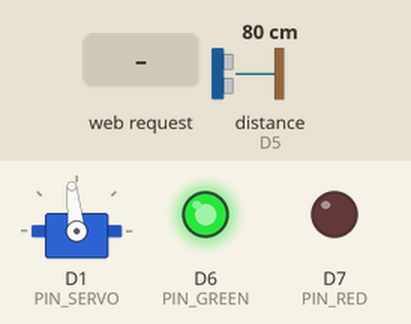
Recording of a sketch running on a simulated ESP8266 (Wemos D1 mini). Parts: servo, output pins drawn as LEDs (lit = HIGH). Wiring (inferred from the names in the program): ultrasonic range finder: trigger D2; echo D5. Inputs (shaded band) come from the test bench; at power-on: distance to the obstacle (sensor on D5) 80 cm. The echo pulse lasts 58.3 µs per cm; random numbers use the default seed unless the sketch sets one; pins used as bus, display or sensor lines are not drawn; what the sketch prints to the serial monitor is not drawn.

Above: at 2.1 s.
2.2 s: HTTP request GET /speed?v=1 received
At 3.3 s:
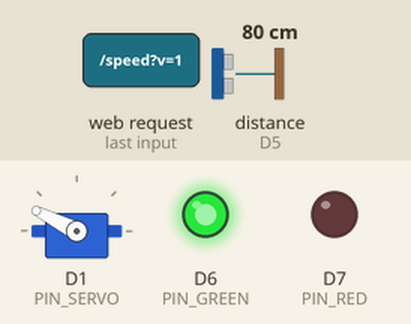
5.2 s: distance to the obstacle (sensor on D5) set to 2 cm
At 6.3 s:
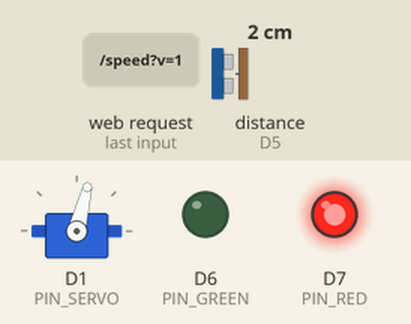
8.2 s: HTTP request GET /speed received
At 9.2 s:
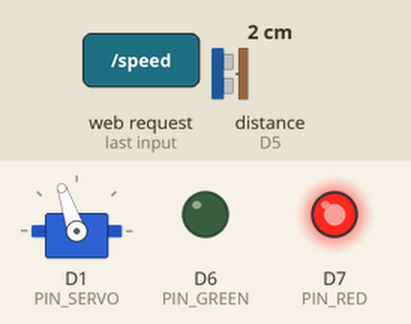
11.2 s: distance to the obstacle (sensor on D5) set to 250 cm
At 12.3 s:
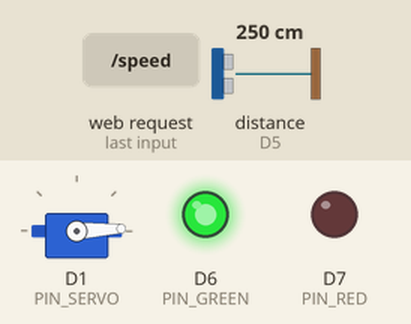
14.2 s: distance to the obstacle (sensor on D5) set to 60 cm
17.2 s: HTTP request GET /scan received
Timing chart, 0 to 19.7 s (numbered marks = the images above; inputs shaded):
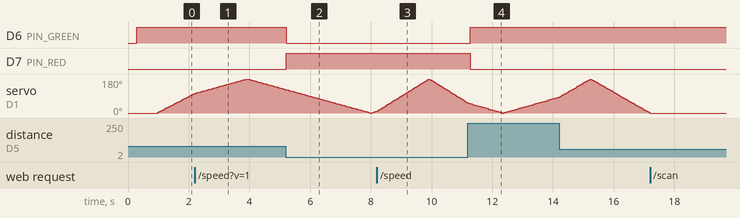

The sketch:

ARGUS.ino
```cpp
/* ═══════════════════════════════════════════════════════════════
   ARGUS — PERIMETER AWARENESS ARRAY  (with Serial Telemetry)
   Board : ESP8266 MOD (D1 mini) · HC-SR04 · SG90
   AP    : ATL-RADAR  →  http://192.168.4.1
   Files : ARGUS.ino (this) + page.h (dashboard)
   ═══════════════════════════════════════════════════════════════ */

#include <ESP8266WiFi.h>
#include <ESP8266WebServer.h>
#include <Servo.h>
#include "page.h"

/* ── PIN MAP ─────────────────────────────────────────────── */
#define PIN_SERVO   5      // D1  → SG90 signal (orange)
#define PIN_TRIG    4      // D2  → HC-SR04 Trig
#define PIN_ECHO   14      // D5  → HC-SR04 Echo (via 1k/2k divider!)
#define PIN_GREEN  12      // D6  → Green LED
#define PIN_RED    13      // D7  → Red LED

/* ── ACCESS POINT ────────────────────────────────────────── */
const char* AP_SSID = "ATL-RADAR";
const char* AP_PASS = "argus2024";

/* ── RADAR CONFIG ────────────────────────────────────────── */
#define MAX_RANGE_CM     50
#define ALERT_CM         20
#define SWEEP_MIN         0
#define SWEEP_MAX       180
#define PING_TIMEOUT_US  30000UL

/* ── SERIAL TELEMETRY OPTIONS ────────────────────────────── */
#define SERIAL_VERBOSE      1     // 1 = print every sweep step, 0 = off
#define SERIAL_STATS_EVERY  4     // print a stats line every N full sweeps

/* ── STATE ───────────────────────────────────────────────── */
ESP8266WebServer server(80);
Servo sweepServo;

int  g_angle        = 0;
int  g_dir          = 1;
bool g_scanRunning  = true;
int  g_distance     = MAX_RANGE_CM;
bool g_detected     = false;

int  g_tickMs       = 30;    // sweep tick interval (adjustable via /speed)
int  g_step         = 3;     // degrees per step  (adjustable via /speed)
int  g_speedLevel   = 2;     // 1=Slow, 2=Medium, 3=Fast

unsigned long g_lastSweep = 0;

/* ── TELEMETRY COUNTERS ──────────────────────────────────── */
unsigned long g_stepCount     = 0;   // total sweep steps since boot
unsigned long g_hitCount      = 0;   // total target detections
unsigned long g_alertCount    = 0;   // total alerts (<= ALERT_CM)
unsigned long g_sweepCount    = 0;   // total full sweeps (0→180→0)
int           g_minSeen       = 999; // smallest distance seen
bool          g_lastDir       = true;// track direction flips for sweep count

/* ═══════════════════════════════════════════════════════════
   ULTRASONIC — median of 3
   ═══════════════════════════════════════════════════════════ */
int pingOnce() {
  digitalWrite(PIN_TRIG, LOW);
  delayMicroseconds(3);
  digitalWrite(PIN_TRIG, HIGH);
  delayMicroseconds(10);
  digitalWrite(PIN_TRIG, LOW);

  unsigned long dur = pulseIn(PIN_ECHO, HIGH, PING_TIMEOUT_US);
  if (dur == 0) return -1;
  return (int)(dur * 0.0343f / 2.0f);
}

int pingFiltered() {
  int a = pingOnce(); delay(6);
  int b = pingOnce(); delay(6);
  int c = pingOnce();

  int v[3]; int n = 0;
  if (a > 0) v[n++] = a;
  if (b > 0) v[n++] = b;
  if (c > 0) v[n++] = c;
  if (n == 0) return -1;
  if (n == 1) return v[0];
  if (n == 2) return (v[0] + v[1]) / 2;

  if (v[0] > v[1]) { int t=v[0]; v[0]=v[1]; v[1]=t; }
  if (v[1] > v[2]) { int t=v[1]; v[1]=v[2]; v[2]=t; }
  if (v[0] > v[1]) { int t=v[0]; v[0]=v[1]; v[1]=t; }
  return v[1];
}

/* ═══════════════════════════════════════════════════════════
   LED FEEDBACK
   ═══════════════════════════════════════════════════════════ */
void updateLEDs(bool alert) {
  digitalWrite(PIN_RED,   alert ? HIGH : LOW);
  digitalWrite(PIN_GREEN, alert ? LOW  : HIGH);
}

/* ═══════════════════════════════════════════════════════════
   SERIAL HELPERS
   ═══════════════════════════════════════════════════════════ */
void printPad3(int v, char* buf) {
  // 0 -> "  0", 45 -> " 45", 180 -> "180"
  if (v < 10)       sprintf(buf, "  %d", v);
  else if (v < 100) sprintf(buf, " %d", v);
  else              sprintf(buf, "%d", v);
}

void serialStepLine(int angle, int cm, bool detected, bool alert) {
#if SERIAL_VERBOSE
  char angBuf[5];
  printPad3(angle, angBuf);

  char distBuf[8];
  if (cm <= 0 || cm > MAX_RANGE_CM) strcpy(distBuf, " ---");
  else                              sprintf(distBuf, "%3d", cm);

  const char* tgt = detected ? "TGT" : "   ";
  const char* led = alert    ? "RED" : (detected ? "GRN" : "GRN");
  const char* flag = alert   ? "⚠ ALERT" : (detected ? "· track" : "· clear");

  Serial.printf("[%5lu] ANG %s°  |  DIST %s cm  |  %s  |  LED %s  |  %s\n",
                g_stepCount, angBuf, distBuf, tgt, led, flag);
#endif
}

void serialStatsLine() {
  Serial.println(F("────────────────────────────────────────────────────────────"));
  Serial.printf("  SWEEPS: %lu   STEPS: %lu   TARGETS: %lu   ALERTS: %lu   MIN: %d cm   UPTIME: %lu s\n",
                g_sweepCount, g_stepCount, g_hitCount, g_alertCount,
                (g_minSeen == 999 ? 0 : g_minSeen),
                (unsigned long)(millis() / 1000));
  Serial.println(F("────────────────────────────────────────────────────────────"));
}

/* ═══════════════════════════════════════════════════════════
   SWEEP STEP  (non-blocking)
   ═══════════════════════════════════════════════════════════ */
void sweepStep() {
  if (!g_scanRunning) return;
  if (millis() - g_lastSweep < (unsigned long)g_tickMs) return;
  g_lastSweep = millis();

  sweepServo.write(g_angle);
  delay(8);
  int cm = pingFiltered();

  bool det   = (cm > 0 && cm <= MAX_RANGE_CM);
  bool alert = det && (cm <= ALERT_CM);

  g_distance = det ? cm : MAX_RANGE_CM;
  g_detected = det;

  updateLEDs(alert);

  /* ── telemetry ── */
  g_stepCount++;
  if (det) {
    g_hitCount++;
    if (cm < g_minSeen) g_minSeen = cm;
  }
  if (alert) g_alertCount++;

  serialStepLine(g_angle, det ? cm : -1, det, alert);

  /* ── advance angle ── */
  g_angle += g_dir * g_step;
  if (g_angle >= SWEEP_MAX) {
    g_angle = SWEEP_MAX;
    if (g_dir != -1) { /* just turned around */
      g_sweepCount++;
      if (g_sweepCount % SERIAL_STATS_EVERY == 0) serialStatsLine();
    }
    g_dir = -1;
  }
  if (g_angle <= SWEEP_MIN) {
    g_angle = SWEEP_MIN;
    g_dir = 1;
  }
}

/* ═══════════════════════════════════════════════════════════
   HTTP HANDLERS
   ═══════════════════════════════════════════════════════════ */
void handleRoot() {
  server.sendHeader("Cache-Control", "no-store");
  server.send_P(200, "text/html", ARGUS_PAGE);
}

void handleData() {
  String j = "{";
  j += "\"angle\":"    + String(g_angle)                          + ",";
  j += "\"distance\":" + String(g_distance)                       + ",";
  j += "\"detected\":" + String(g_detected ? "true" : "false")    + ",";
  j += "\"running\":"  + String(g_scanRunning ? "true" : "false") + ",";
  j += "\"speed\":"    + String(g_speedLevel)                     + ",";
  j += "\"clients\":"  + String(WiFi.softAPgetStationNum());
  j += "}";
  server.sendHeader("Cache-Control", "no-store");
  server.send(200, "application/json", j);
}

void handleScanToggle() {
  g_scanRunning = !g_scanRunning;
  Serial.print(F("  >> SCAN "));
  Serial.println(g_scanRunning ? F("RESUMED") : F("PAUSED"));
  String j = "{\"running\":" + String(g_scanRunning ? "true" : "false") + "}";
  server.sendHeader("Cache-Control", "no-store");
  server.send(200, "application/json", j);
}

void handleSpeed() {
  int v = server.arg("v").toInt();
  if      (v == 1) { g_tickMs = 45; g_step = 2; g_speedLevel = 1; }
  else if (v == 3) { g_tickMs = 18; g_step = 4; g_speedLevel = 3; }
  else             { v = 2; g_tickMs = 30; g_step = 3; g_speedLevel = 2; }

  const char* names[] = { "?", "SLOW", "MEDIUM", "FAST" };
  Serial.print(F("  >> SPEED = "));
  Serial.print(names[v]);
  Serial.print(F("  (tick="));
  Serial.print(g_tickMs);
  Serial.print(F(" ms, step="));
  Serial.print(g_step);
  Serial.println(F("°)"));

  String j = "{\"speed\":" + String(v) + "}";
  server.sendHeader("Cache-Control", "no-store");
  server.send(200, "application/json", j);
}

/* ═══════════════════════════════════════════════════════════
   SETUP
   ═══════════════════════════════════════════════════════════ */
void setup() {
  Serial.begin(115200);
  delay(200);

  Serial.println();
  Serial.println(F("╔══════════════════════════════════════════════════════════╗"));
  Serial.println(F("║           ARGUS — PERIMETER AWARENESS ARRAY              ║"));
  Serial.println(F("║           ESP8266 MOD (D1 mini) · HC-SR04 · SG90         ║"));
  Serial.println(F("╚══════════════════════════════════════════════════════════╝"));
  Serial.println();
  Serial.println(F("  PIN MAP"));
  Serial.println(F("  ─────────────────────────────────────────────────────"));
  Serial.println(F("  D1  GPIO5   Servo signal"));
  Serial.println(F("  D2  GPIO4   HC-SR04 Trig"));
  Serial.println(F("  D5  GPIO14  HC-SR04 Echo  (via 1k/2k divider)"));
  Serial.println(F("  D6  GPIO12  Green LED"));
  Serial.println(F("  D7  GPIO13  Red LED"));
  Serial.println();
  Serial.println(F("  RADAR CONFIG"));
  Serial.println(F("  ─────────────────────────────────────────────────────"));
  Serial.printf ("  Max range      : %d cm\n", MAX_RANGE_CM);
  Serial.printf ("  Alert threshold: %d cm\n", ALERT_CM);
  Serial.printf ("  Sweep range    : %d° → %d°\n", SWEEP_MIN, SWEEP_MAX);
  Serial.printf ("  Step size      : %d°\n", g_step);
  Serial.printf ("  Tick interval  : %d ms\n", g_tickMs);
  Serial.println();

  /* pins */
  pinMode(PIN_TRIG,  OUTPUT);
  pinMode(PIN_ECHO,  INPUT);
  pinMode(PIN_GREEN, OUTPUT);
  pinMode(PIN_RED,   OUTPUT);
  digitalWrite(PIN_TRIG, LOW);
  digitalWrite(PIN_GREEN, HIGH);
  digitalWrite(PIN_RED,   LOW);

  /* servo */
  Serial.print(F("  Servo init ... "));
  sweepServo.attach(PIN_SERVO);
  sweepServo.write(0);
  delay(400);
  Serial.println(F("OK"));

  /* access point */
  Serial.print(F("  Starting AP ... "));
  WiFi.mode(WIFI_AP);
  WiFi.softAP(AP_SSID, AP_PASS);
  delay(200);
  Serial.println(F("OK"));
  Serial.println();
  Serial.print(F("  AP SSID : ")); Serial.println(AP_SSID);
  Serial.print(F("  AP PASS : ")); Serial.println(AP_PASS);
  Serial.print(F("  AP IP   : ")); Serial.println(WiFi.softAPIP());
  Serial.println();

  /* routes */
  server.on("/",       HTTP_GET, handleRoot);
  server.on("/data",   HTTP_GET, handleData);
  server.on("/scan",   HTTP_GET, handleScanToggle);
  server.on("/speed",  HTTP_GET, handleSpeed);
  server.onNotFound([]() { server.send(404, "text/plain", "Not found"); });

  server.begin();
  Serial.println(F("  HTTP server up → http://192.168.4.1"));
  Serial.println();
  Serial.println(F("════════════════════════════════════════════════════════════"));
  Serial.println(F("  TELEMETRY START — live sweep log below"));
  Serial.println(F("  Format: [step] ANG xxx° | DIST xxx cm | TGT | LED | state"));
  Serial.println(F("════════════════════════════════════════════════════════════"));
  Serial.println();
}

/* ═══════════════════════════════════════════════════════════
   LOOP
   ═══════════════════════════════════════════════════════════ */
void loop() {
  server.handleClient();
  sweepStep();
}
```

Source omitted: page.h (35279 bytes)

Measured:
- after the input at 5.2 s, D6 (PIN_GREEN): HIGH → LOW at once; D7 (PIN_RED): LOW → HIGH at once
- after the input at 11.2 s, D6 (PIN_GREEN): LOW → HIGH after 0.07 s; D7 (PIN_RED): HIGH → LOW after 0.07 s
- after the input at 17.2 s, every drawn part: stays the same
- by itself, servo on D1 (PIN_SERVO): rises from 84° to 180° in 1.0 s, then falls to 0° in 2.0 s
